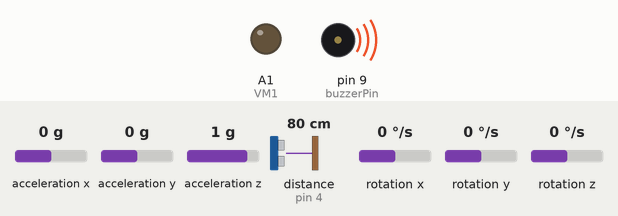
Recording of a sketch running on a simulated Arduino Uno, built with avr-gcc and run on an emulated ATmega328P. Parts: output pins drawn as LEDs (lit = HIGH), buzzer (waves = sounding). Wiring (inferred from the names in the program): ultrasonic range finder: trigger pin 5; echo pin 4. Inputs (shaded band) come from the test bench; at power-on: acceleration x 0 g, acceleration y 0 g, acceleration z 1 g, distance to the obstacle (sensor on pin 4) 80 cm, rotation x 0 °/s, rotation y 0 °/s, rotation z 0 °/s. The echo pulse lasts 58.3 µs per cm; pins used as bus, display or sensor lines are not drawn; what the sketch prints to the serial monitor is not drawn.

Above: at 2.3 s.
At 14.8 s:
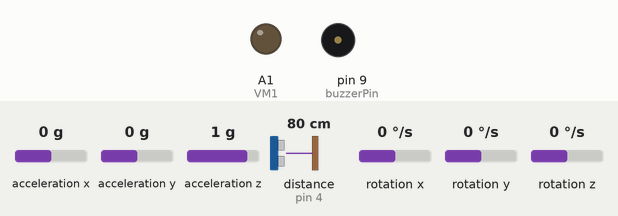
Timing chart, 0 to 17.3 s (numbered marks = the images above):
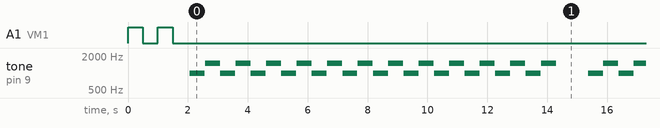

Measured:
- by itself, tone on pin 9 (buzzerPin): plays 1000 Hz for 0.50 s, 1500 Hz for 0.50 s, 1000 Hz for 0.50 s, 1500 Hz for 0.50 s, 1000 Hz for 0.50 s, 1500 Hz for 0.50 s … (233 notes in this stretch)

The sketch:

source_code.ino
```cpp
#include <Wire.h>
#include <MPU6050.h>

const int trigPin = 5;
const int echoPin = 4;

MPU6050 mpu;  //gyro

int VM1 = A1;  //ตัวสั่น

unsigned long previousMillis = 0;  //เก็บค่าเลยวินาทีจาก ultrasonic แล้วเปลี่ยนเป็นเมตร
const long interval = 1000;  //เว้นเพื่อให้ข้อมูลไม่รัวเกินไป

const int buzzerPin = 9;  //ตัวร้อง

int melody[] = {
  1000, 500,
  1500, 500,
  1000, 500,
  1500, 500,
  1000, 500,
  1500, 500
};

int noteDuration = 10000;  //ร้องไป 10 วิ
int pauseDuration = 10;  //หยุดไป 0.01 วิ

void setup() {
  pinMode(VM1, OUTPUT);
  Serial.begin(9600);
  Wire.begin();

  mpu.initialize();  //เปิดเครื่องไจโร

  if(mpu.testConnection()) {
    Serial.println("MPU6050 connected successfully");
  } else {
    Serial.println("MPU6050 connection failed");
    while(1);
  }

  mpu.setFullScaleGyroRange(MPU6050_GYRO_FS_2000);  //ตั้งว่า mpu คือแค่ gyro ไม่ต้องทำอย่างอื่น

  pinMode(trigPin, OUTPUT);
  pinMode(echoPin, INPUT);
  pinMode(buzzerPin, OUTPUT);
  //ตั้ง ultrasonic
  vibrateMotorsTwice();
}

void loop() {
  long duration, cm;

  digitalWrite(trigPin, LOW);
  delayMicroseconds(2);
  digitalWrite(trigPin, HIGH);
  delayMicroseconds(5);
  digitalWrite(trigPin, LOW);
  duration = pulseIn(echoPin, HIGH);
  cm = microsecondsToCentimeters(duration);

  int16_t ax, ay, az;  //อ่านค่าองศาจากไจโร
  int16_t gx, gy, gz;  //วัดเวลาหมุนเร็วแค่ไหน
  mpu.getMotion6(&ax, &ay, &az, &gx, &gy, &gz);  //รับค่าเอาไปใช้

  long acceleration = sqrt(sq(ax) + sq(ay) + sq(az));  //คำนวณอัตราเร็ว
  long gyro = sqrt(sq(gx) + sq(gy) + sq(gz));  //คำนวณองศา


  float pitch = atan2(ay, az) * 180 / PI;  //คำนวณจาก radien เป็นองศา หน้าหลัง
  float roll = atan2(ax, az) * 180 / PI;  //คำนวณจาก radien เป็นองศา ซ้ายขวา

  Serial.print("ระยะทางจาก HC-SR04: ");
    Serial.print(cm);
    Serial.println(" เซนติเมตร");

  Serial.print("Pitch: "); Serial.print(pitch); Serial.print(" °\t");
  Serial.print("Roll: "); Serial.println(roll);

  if (roll < 5) {
    Serial.println("Detecting a fall");
    playMelody();
  }

  if (cm <= 20) {
    Serial.println("high motors");
    digitalWrite(VM1, HIGH);
  } else if (cm <= 50) {
    Serial.println("medium motor");
    digitalWrite(VM1, HIGH);
    digitalWrite(VM1, LOW);
  } else {
    Serial.println("close 2 motors");
    digitalWrite(VM1, LOW);
  }

  delay(1000);
}

void vibrateMotorsTwice() {
  for (int i = 0; i < 2; i++) {
    digitalWrite(VM1, HIGH);
    delay(500);
    digitalWrite(VM1, LOW);
    delay(500);
  }
}
//สั่น 2 ครั้ง ตอนเปิดเครื่อง
long microsecondsToCentimeters(long microseconds) {
  return microseconds / 29 / 2;
}

void playMelody() {
  unsigned long startMillis = millis();
  while (millis() - startMillis < 10000) {
    for (int i = 0; i < sizeof(melody) / sizeof(melody[0]); i += 2) {
      int frequency = melody[i];
      int duration = melody[i + 1];

      tone(buzzerPin, frequency, duration);
      delay(duration + pauseDuration);
    }
  }
}
```
